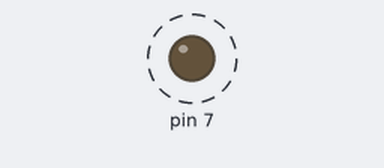
Simulated run of this sketch. Board: Arduino Uno, built with avr-gcc and run on an emulated ATmega328P. Shown: output pins drawn as LEDs (lit = HIGH). Dashed ring = blinking.

Above: at 0.5 s.
Timing chart, 0 to 4.6 s (numbered marks = the images above):
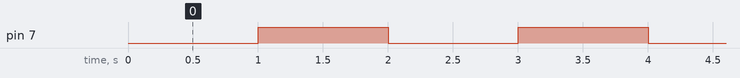

The sketch:

05_practice_2.ino.ino
```cpp
int a = 0;
void setup() {
  // put your setup code here, to run once:
  pinMode(7, OUTPUT);
}

void loop() {
  delay(1000);
  while( a < 5 ) {
      digitalWrite(7, HIGH);
      delay(1000);
      digitalWrite(7, LOW);
      delay(1000);
      a = a + 1;
  }

}
```

Measured:
- by itself, pin 7: alternates HIGH for 1.0 s and LOW for 1.0 s, 10 changes in all, then stays LOW
